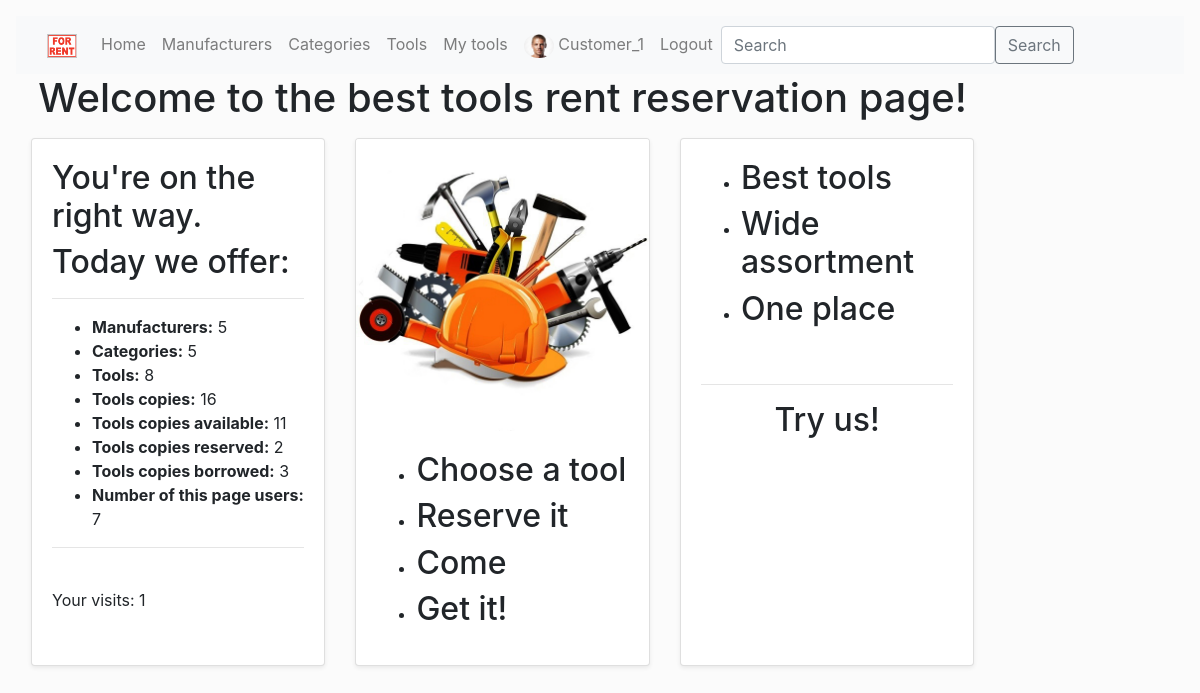
Page / (signed in) on the committed database.
### IFSP_app/models.py (models this page shows)
class User(AbstractUser):
    image = models.ImageField(null=True, blank=True)

### IFSP_app/views.py (the view)
# urls.py: 2. Add a URL to urlpatterns:  path('', views.home, name='home')
def home(request):
    num_tool = Tool.objects.all().count()
    num_category = Category.objects.all().count()
    num_toolcopy = ToolCopy.objects.all().count()
    num_toolcopy_available = ToolCopy.objects.filter(status__exact='a').count()
    num_toolcopy_reserved = ToolCopy.objects.filter(status__exact='r').count()
    num_toolcopy_borrowed = ToolCopy.objects.filter(status__exact='b').count()
    num_manufacturers = Manufacturer.objects.all().count()
    num_users = User.objects.all().count()
    num_visits = request.session.get('num_visits', 1)
    request.session['num_visits'] = num_visits + 1
    context = {
        'num_tool': num_tool,
        'num_category': num_category,
        'num_toolcopy': num_toolcopy,
        'num_toolcopy_available': num_toolcopy_available,
        'num_toolcopy_reserved': num_toolcopy_reserved,
        'num_toolcopy_borrowed': num_toolcopy_borrowed,
        'num_manufacturers': num_manufacturers,
        'num_visits': num_visits,
        'num_users': num_users,
    }
    return render(request, 'home.html', context=context)

### templates/home.html (shortened to what this page needs)
{% extends "base.html" %}
{% block content %}
{% load static %}
  <h1 class="text-center">Welcome to the best tools rent reservation page!</h1>
  <div class="row">
    <div class="col-md-4 d-flex align-items-stretch">
      <div class="card mb-4 shadow-sm">
        <div class="card-body">
          <h2>You're on the right way.</h2>
          <h2>Today we offer:</h2>
          <hr>
          <ul>
          <li><strong>Manufacturers:</strong> {{ num_manufacturers }}</li>
          <li><strong>Categories:</strong> {{ num_category }}</li>
          <li><strong>Tools:</strong> {{ num_tool }}</li>
          <li><strong>Tools copies:</strong> {{ num_toolcopy }}</li>
          <li><strong>Tools copies available:</strong> {{ num_toolcopy_available }}</li>
          <li><strong>Tools copies reserved:</strong> {{ num_toolcopy_reserved }}</li>
          <li><strong>Tools copies borrowed:</strong> {{ num_toolcopy_borrowed }}</li>
          <li><strong>Number of this page users:</strong> {{ num_users }}</li>
        </ul>
          <hr>
          <br>
        <p>Your visits: {{ num_visits }}</p>
        </div>
      </div>
    </div>
    <div class="col-md-4 d-flex align-items-stretch">
      <div class="card mb-4 shadow-sm">
        <img src="{% static 'img/Tools-with-Helmet.jpg' %}" class="card-img-top">
        <div class="card-body">
          <ul>
            <li><h2>Choose a tool</h2></li>
            <li><h2>Reserve it</h2></li>
            <li><h2>Come</h2></li>
            <li><h2>Get it!</h2></li>
          </ul>
        </div>
      </div>
    </div>
    <div class="col-md-4 d-flex align-items-stretch">
      <div class="card mb-4 shadow-sm">
        <div class="card-body">
         <ul>
            <li><h2>Best tools</h2></li>
            <li><h2>Wide assortment</h2></li>
            <li><h2>One place</h2></li>
         </ul>
           <br>
          <hr>
           <h2 class="text-center">Try us!</h2>
        </div>
      </div>
    </div>
  </div>
{% endblock %}

### templates/base.html (shortened to what this page needs)
<!DOCTYPE html>
<html lang="en">
<head>
  <link rel="stylesheet" href="https://stackpath.bootstrapcdn.com/bootstrap/4.1.3/css/bootstrap.min.css">
  {% load static %}
  <link rel="stylesheet" href="{% static '/css/styles.css' %}">
</head>
<body>
    {% block navbar %}
    <nav class="navbar navbar-expand-lg navbar-light bg-light">
      <div class="container-fluid">
        <a class="navbar-brand" href="{% url 'home' %}">
            <img src="{% static '/img/for_rent.png' %}" alt="" width="30" height="24">
        </a>
        <div class="collapse navbar-collapse" id="navbarSupportedContent">
          <ul class="navbar-nav me-auto mb-2 mb-lg-0">
            <li class="nav-item">
              <a class="nav-link" aria-current="page" href="{% url 'home' %}">Home</a>
            </li>
            <li class="nav-item">
              <a class="nav-link" aria-current="page" href="{% url 'manufacturers' %}">Manufacturers</a>
            </li>
            <li class="nav-item">
              <a class="nav-link" aria-current="page" href="{% url 'categories' %}">Categories</a>
            </li>
            <li class="nav-item">
              <a class="nav-link" aria-current="page" href="{% url 'tools' %}">Tools</a>
            </li>
            {% if user.is_authenticated %}
            {% if user.is_superuser %}
            <li class="nav-item"><a class="nav-link" href="{% url 'user-tools' %}">All tool copies</a></li>
            <li class="nav-item"><a class="nav-link" href="{% url 'toolcopy-create'%}">New tool copy</a></li>
            {% else %}
            <li class="nav-item"><a class="nav-link" href="{% url 'user-tools' %}">My tools</a></li>
            {% endif %}
            {% if user.image %}
            <li class="nav-item"><a class="nav-link" href="{% url 'user_profile'%}">
              <img class="rounded-circle account-img" src="{{ user.image.url }}" alt="" width="30" height="24">
              {{ user.get_username }}</a>
            </li>
            {% endif %}
            <li class="nav-item"><a class="nav-link" href="{% url 'logout'%}">Logout</a></li>
            {% else %}
            <li class="nav-item"><a class="nav-link" href="{% url 'login'%}">Log in</a></li>
            <li class="nav-item"><a class="nav-link" href="{% url 'sign_up'%}">Sign up</a></li>
            {% endif %}
          </ul>
          <form action="{% url 'search' %}" method="get" class="d-flex">
            <input name="query" class="form-control me-2" type="search" placeholder="Search" aria-label="Search">
            <button class="btn btn-outline-secondary" type="submit">Search</button>
          </form>
        </div>
      </div>
    </nav>
    {% endblock %}
    <div class="col-sm-10 ">
        {% block content %}
        {% endblock %}
    </div>
</body>
</html>

### static/css/styles.css (style rules this page uses)
body { background-color: #fbfbfb; padding: 1rem; }

### rows in the picture
User: image (picture), get_username "Customer_1"

### other values in the picture
{{ num_manufacturers }} "5"
{{ num_category }} "5"
{{ num_tool }} "8"
{{ num_toolcopy }} "16"
{{ num_toolcopy_available }} "11"
{{ num_toolcopy_reserved }} "2"
{{ num_toolcopy_borrowed }} "3"
{{ num_users }} "7"
{{ num_visits }} "1"
